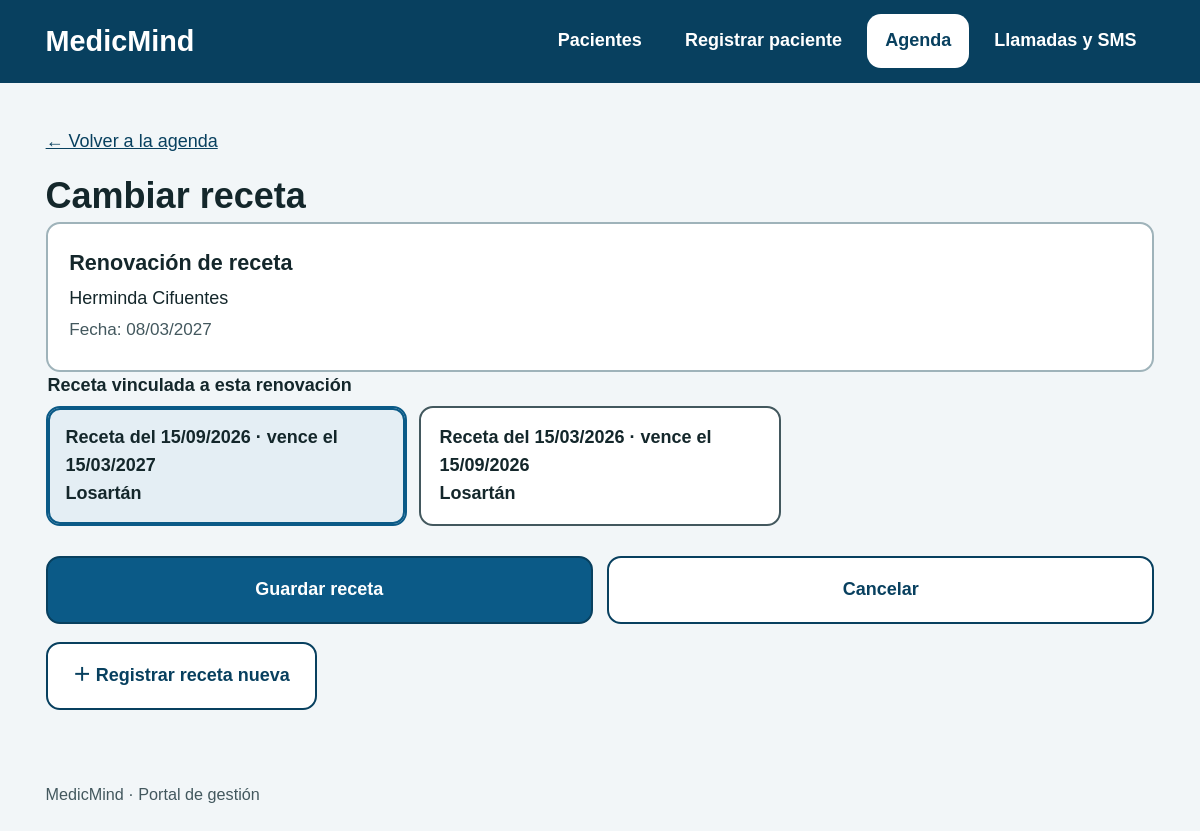
Page /eventos/4/receta/ on the committed database.
### Medicmind/models.py (models this page shows, shortened)
class Evento(models.Model):
    TIPOS = [
        ('CITA', 'Cita médica'),
        ('RETIRO', 'Retiro de medicamentos'),
        ('RENOVACION', 'Renovación de receta'),
    ]
    ESTADOS_LLAMADA = [
        ('CONFIRMADO', 'Confirmado'),
        ('RECHAZADO', 'Rechazado'),
        ('SIN_RESPUESTA', 'Sin respuesta'),
    ]
    ESTADOS_RESPUESTA_SMS = [
        ('CONFIRMADO', 'Confirmado'),
        ('NO_CONFIRMADO', 'No confirmado'),
    ]
    ESTADOS = [
        ('PENDIENTE', 'Pendiente'),
        ('REALIZADA', 'Realizada'),
        ('CANCELADA', 'Cancelada'),
    ]
    tipo = models.CharField(max_length=20, choices=TIPOS)
    fecha = models.DateField()
    hora = models.TimeField(null=True, blank=True)
    estado = models.CharField(max_length=20, choices=ESTADOS, default='PENDIENTE')
    estado_llamada = models.CharField(
        max_length=20, choices=ESTADOS_LLAMADA, blank=True, default='',
    )
    detalle_llamada = models.TextField(blank=True, default='')
    estado_respuesta_sms = models.CharField(
        max_length=20, choices=ESTADOS_RESPUESTA_SMS, blank=True, default='',
    )
    vencimiento_respuesta_sms = models.DateTimeField(null=True, blank=True)
    intentos_llamada_sin_respuesta = models.PositiveSmallIntegerField(default=0)
    proximo_intento_llamada = models.DateTimeField(null=True, blank=True)
    vigencia_meses = models.PositiveSmallIntegerField(null=True, blank=True)
    adulto_mayor = models.ForeignKey(AdultoMayor, on_delete=models.CASCADE, related_name='eventos')
    receta = models.ForeignKey(Receta, on_delete=models.SET_NULL, null=True, blank=True, related_name='eventos')

class AdultoMayor(models.Model):
    DEPENCENCIA = [
        ('AUTONOMO', 'Autónomo'),
        ('PARCIAL', 'Dependiente Parcial'),
        ('COMPLETO', 'Dependiente Completo'),
    ]
    nombre = models.CharField(max_length=100)
    rut = models.CharField(max_length=12, unique=True)
    dependencia = models.CharField(max_length=20, choices=DEPENCENCIA)
    no_sabe_leer = models.BooleanField(default=False)
    cuidadores = models.ManyToManyField('CuidadorHogar', related_name='adultos_mayores', blank=True)

class Receta(models.Model):
    adulto_mayor = models.ForeignKey(AdultoMayor, on_delete=models.CASCADE, related_name='recetas')
    medicamentos = models.ManyToManyField(Medicamento, related_name='recetas', blank=True)
    fecha_emision = models.DateField()
    vigencia_meses = models.PositiveSmallIntegerField()
    def vencimiento(self):
        return sumar_meses(self.fecha_emision, self.vigencia_meses)

class Medicamento(models.Model):
    nombre = models.CharField(max_length=100)
    dosis = models.CharField(max_length=100)
    adulto_mayor = models.ForeignKey(AdultoMayor, on_delete=models.CASCADE, related_name='medicamentos')

### Medicmind/views.py (the view, shortened to what this page needs)
# urls.py: path('eventos/<int:evento_id>/receta/', views.cambiar_receta, name='cambiar_receta'),
def cambiar_receta(request, evento_id):
    evento = get_object_or_404(
        Evento.objects.select_related('adulto_mayor', 'receta'), id=evento_id,
    )
    if evento.tipo != 'RENOVACION':
        messages.error(request, 'Solo las renovaciones de receta tienen una receta asociada.')
        return redirect('lista_eventos')
    if evento.estado != 'PENDIENTE':
        messages.error(request, 'Solo se puede cambiar la receta de eventos pendientes.')
        return redirect('lista_eventos')
    recetas = list(_recetas_de(evento.adulto_mayor))
    contexto = {
        'evento': evento,
        'recetas': recetas,
        'seleccionada': evento.receta_id,
        'errores': [],
    }
    if request.method != 'POST':
        return render(request, 'cambiar_receta.html', contexto)

### Medicmind/models.py (called while the page is built)
def sumar_meses(fecha,meses):
    total = fecha.month - 1 + meses
    anio = fecha.year + total // 12
    mes = total % 12 + 1
    dia = min(fecha.day, calendar.monthrange(anio, mes)[1])
    return date(anio, mes, dia)

### Medicmind/views.py (called while the page is built)
def _recetas_de(adulto):
    return (
        adulto.recetas
        .prefetch_related('medicamentos')
        .order_by('-fecha_emision', '-id')
    )

### Medicmind/templates/cambiar_receta.html (shortened to what this page needs)
{% extends "base.html" %}
{% block contenido %}
<p><a href="{% url 'lista_eventos' %}">← Volver a la agenda</a></p>
<h1>Cambiar receta</h1>
<div class="card"><h3>{{ evento.get_tipo_display }}</h3><p>{{ evento.adulto_mayor.nombre }}</p><p class="meta">Fecha: {{ evento.fecha|date:"d/m/Y" }}</p></div>
{% if recetas %}
<form method="post">
<fieldset><legend>Receta vinculada a esta renovación</legend><div class="choices">
{% for r in recetas %}
<label class="choice"><span>Receta del {{ r.fecha_emision|date:"d/m/Y" }} · vence el {{ r.vencimiento|date:"d/m/Y" }}{% if r.medicamentos.all %}<br>{% for m in r.medicamentos.all %}{{ m.nombre }}{% endfor %}{% endif %}</span></label>
{% endfor %}
</div></fieldset>
<div class="actions"><button class="btn primary" type="submit">Guardar receta</button><a class="btn" href="{% url 'lista_eventos' %}">Cancelar</a></div>
</form>
{% else %}
<div class="note" role="status">Este paciente aún no tiene recetas registradas.</div>
{% endif %}
<p><a class="btn" href="{% url 'registrar_receta' evento.adulto_mayor.id %}?next={{ request.path|urlencode }}">＋ Registrar receta nueva</a></p>
{% endblock %}

### Medicmind/static/Medicmind/styles.css (style rules this page uses)
:root { --bg:#f2f6f8;--ink:#14272b;--muted:#43585e;--line:#9fb3ba;--primary:#0b5a87;--primary-d:#08405f;--ok:#17622f;--ok-bg:#e1f3e6;--warn:#6e4300;--warn-bg:#ffefcc;--bad:#a01d17;--bad-bg:#fde4e1;--r:14px }
* { box-sizing:border-box }
html { font-size:112.5% }
body { margin:0;background:var(--bg);color:var(--ink);font-family:"Atkinson Hyperlegible",Verdana,Tahoma,sans-serif;line-height:1.55 }
a { color:var(--primary-d) }
h1 { font-size:2rem;margin:.2rem 0 .3rem;line-height:1.2 }
h3 { margin:0 0 .3rem;font-size:1.2rem }
.meta { color:var(--muted);font-size:.95rem }
.card { background:#fff;border:2px solid var(--line);border-radius:var(--r);padding:1.2rem }
.card p { margin:.25rem 0 }
.btn { display:inline-flex;align-items:center;justify-content:center;gap:.5rem;min-height:3.8rem;padding:.6rem 1.4rem;border-radius:var(--r);border:2px solid var(--primary-d);background:#fff;color:var(--primary-d);font:inherit;font-weight:700;text-decoration:none;cursor:pointer }
.btn.primary { background:var(--primary);color:#fff }
.actions { display:flex;flex-wrap:wrap;gap:.8rem;margin-top:1rem }
.actions .btn { flex:1 1 12rem }
label,legend { display:block;font-weight:700;margin-bottom:.35rem }
fieldset { border:0;padding:0;margin:0 0 1.3rem }
.choices { display:grid;gap:.7rem }
@media (min-width:48rem) { .choices { grid-template-columns:repeat(3,1fr) } }
.choice { position:relative }
.choice span { display:block;border:2px solid var(--muted);border-radius:var(--r);padding:.9rem 1rem;background:#fff;font-weight:700 }
.choice input:checked+span { border-color:var(--primary);background:#e4eef4;box-shadow:inset 0 0 0 2px var(--primary) }

### rows in the picture
Evento: tipo "Renovación de receta", adulto_mayor.nombre "Herminda Cifuentes", fecha "08/03/2027"
Receta: fecha_emision "15/09/2026", vencimiento "15/03/2027"
Medicamento: nombre "Losartán"
Receta: fecha_emision "15/03/2026", vencimiento "15/09/2026"
